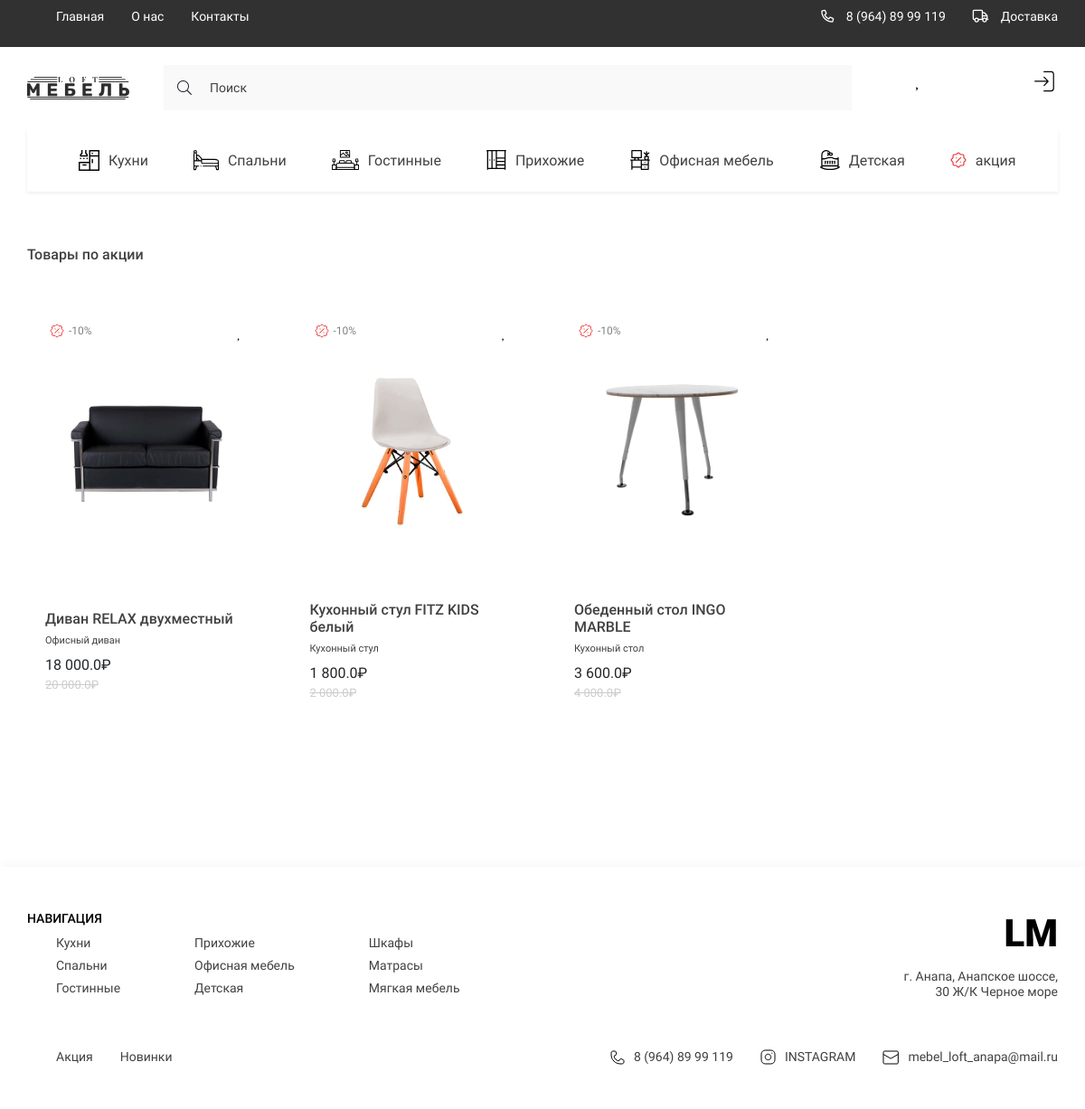
Page /sales/ on the committed database.
### loft/models.py (models this page shows, shortened)
class Category(models.Model):
    title = models.CharField(max_length=150, verbose_name='Название категории')
    icon = models.ImageField(upload_to='icons/', null=True, blank=True, verbose_name='Иконка категории')
    slug = models.SlugField(unique=True, null=True, verbose_name='Слаг категории')
    parent = models.ForeignKey('self', on_delete=models.CASCADE, null=True, blank=True,
                               related_name='subcategories',
                               verbose_name='Категория')
    def get_absolute_url(self):
        return reverse('category', kwargs={'slug': self.slug})
    def get_icon(self):
        if self.icon:
            return self.icon.url
        else:
            return '😁'
    def __str__(self):
        return self.title
    class Meta:
        verbose_name = 'Категорию'
        verbose_name_plural = 'Категории'

class Product(models.Model):
    title = models.CharField(max_length=250, verbose_name='Название товара')
    description = models.TextField(verbose_name='Описание товара')
    price = models.FloatField(verbose_name='Цена товара')
    quantity = models.IntegerField(default=0, verbose_name='Количество')
    color_name = models.CharField(max_length=100, verbose_name='Название цвета')
    color_code = models.CharField(max_length=10, verbose_name='Код цвета', default='#ffffff')
    width = models.CharField(max_length=10, verbose_name='Ширина')
    depth = models.CharField(max_length=10, verbose_name='Глубина')
    height = models.CharField(max_length=10, verbose_name='Высота')
    discount = models.IntegerField(verbose_name='Скидка', null=True, blank=True)
    category = models.ForeignKey(Category, on_delete=models.CASCADE,
                                 related_name='products', verbose_name='Категория')
    model = models.ForeignKey('ProductModel', on_delete=models.CASCADE, blank=True, null=True, verbose_name='Модель')
    slug = models.SlugField(unique=True, null=True, verbose_name='Слаг категории')
    created_at = models.DateTimeField(auto_now_add=True, null=True, blank=True, verbose_name='Дата добавления')
    updated_at = models.DateTimeField(auto_now=True, null=True, blank=True, verbose_name='Дата изменения')
    def get_absolute_url(self):
        return reverse('product', kwargs={'slug': self.slug})
    def get_first_photo(self):
        if self.images:
            return self.images.first().image.url
        else:
            return '-'
    class Meta:
        verbose_name = 'Товар'
        verbose_name_plural = 'Товары'

class ImageProduct(models.Model):
    image = models.ImageField(upload_to='images/', verbose_name='Фото товара')
    product = models.ForeignKey(Product, on_delete=models.CASCADE,
                                related_name='images', verbose_name='Товар')
    class Meta:
        verbose_name = 'Фото товара'
        verbose_name_plural = 'Фото товаров'

### loft/views.py (the view)
# urls.py: path('sales/', SalesProductListView.as_view(), name='sales'),
class SalesProductListView(ListView):
    model = Product
    context_object_name = 'products'
    template_name = 'loft/favorite.html'
    login_url = 'login'
    extra_context = {
        'title': 'Товары по акции'
    }
    def get_queryset(self):
        products = Product.objects. all()
        products = [i for i in products if i.discount]
        return products

### loft/templatetags/loft_tags.py (called while the page is built)
@register.simple_tag()
def get_categories():  # Функция для получения Категорий у которых нет родителей
    return Category.objects.filter(parent=None)

@register.simple_tag()
def get_normal_price(price):
    return f'{price:_}'.replace('_', ' ')

@register.simple_tag()
def get_discount_price(price, discount):
    procent = (price * discount) / 100
    price = price - procent
    return f'{price:_}'.replace('_', ' ')

### loft/templates/loft/favorite.html (shortened to what this page needs)
{% extends 'base.html' %}
{% block main %}
<main class="main">
            <div class="container">
                <section class="products">
                    <h2 class="products__title">{{ title }}</h2>
                    {% if products %}
                    <div class="products__content">
                                {% for product in products %}
                                    {% include 'loft/components/_card.html' %}
                                {% endfor %}
                    </div>
                    {% else %}
                    <h3 class="text-center">У вас пока нет избранных товаров</h3>
                    {% endif %}
                </section>
            </div>
        </main>
{% endblock main %}

### templates/components_base/_header_categories.html
{% load loft_tags %}
{% load static %}
<ul class="header__list _categories">
    {% get_categories as categories %}
    {% for category in categories %}
    <li>
        <a href="{{ category.get_absolute_url }}" class="header__list-links">
            <span class="header__list-img">
                <img src="{{ category.get_icon }}" alt="icons">
            </span>
            {{ category.title }}
        </a>
    </li>
    {% endfor %}
    <li>
        <a href="{% url 'sales' %}" class="header__list-links">
            <img src="{% static 'loft/assets/icons/nav_menu/Vector.svg' %}" alt="icons"> акция
        </a>
    </li>
</ul>

### loft/templates/loft/components/_card.html (shortened to what this page needs)
{% load static %}
{% load loft_tags %}
{% if request.user.is_authenticated %}
{% get_favorites request.user as favorites %}
{% endif %}
<div class="products__item">
    <a href="{% url 'add_favorite' product.slug %}" class="products__item-heart {% if product in favorites %}active{% endif %}">
    </a>
    {%  if product.discount %}
    <div class="card_discount">
        <img src="{% static 'loft/assets/icons/nav_menu/Vector.svg' %}" alt="">
        <span>-{{ product.discount }}%</span>
    </div>
    {% endif %}
    <a href="{{ product.get_absolute_url }}"> <img src="{{ product.get_first_photo }}" alt=""
                                   class="products__item-img"></a>
    <div class="products__item-text">
        <h3 class="products__item-title">{{ product.title }}</h3>
        <div class="products__item-desrc">{{ product.category }}</div>
        {% if product.discount %}
        <div class="products__item-price">{% get_discount_price product.price product.discount %}₽</div>
        <div class="products__item-price old_price_card">{% get_normal_price product.price %}₽</div>
        {% else %}
        <div class="products__item-price">{% get_normal_price product.price %}₽</div>
        {% endif %}
    </div>
</div>

### loft/static/loft/style/style.css (style rules this page uses)
:root { --containerWidth: 1140px; --primaryColor: #414141; --primaryFont: 'Roboto'; --mainColor: #245462; }
* { padding: 0; margin: 0; box-sizing: border-box; text-decoration: none !important; list-style: none !important; font-family: var(--primaryFont); }
.container { width: 100%; max-width: calc(var(--containerWidth) + 30px); margin: 0 auto; padding: 0 15px; }
.nav__content-bars, ._categories, .nav__list-links>img, .nav__bars-open, ._truck { display: none; }
.header__list { display: flex; justify-content: space-between; align-items: center; }
.header__list._categories { justify-content: flex-start; width: 100%; overflow-x: scroll; background: #FFFFFF; box-shadow: 0px 2px 4px rgba(0, 0, 0, 0.07); margin-bottom: 30px; }
.header__list-links { padding: 24px 25px; display: flex; justify-content: center; align-items: center; height: 70px; transition: background .3s linear, color .3s linear; width: max-content; font-family: 'Roboto'; font-size: 16px; line-height: 19px; color: #414141; }
.header__list-links img { margin-right: 10px; min-width: 18px; transition: filter .3s linear; }
.main { width: 100%; flex-grow: 1; padding-bottom: 150px; }
.products { width: 100%; display: flex; flex-direction: column; margin-top: 30px; }
.products__title { font-size: 16px; line-height: 19px; color: #414141; margin-bottom: 35px; }
.products__content { width: 100%; display: grid; grid-template-columns: repeat(4, minmax(137.67px, 263px)); column-gap: 30px; row-gap: 10px; }
.products__item { display: flex; justify-content: center; flex-direction: column; align-items: center; padding: 53px 20px 32px; transition: transform .3s linear; position: relative; }
.products__item-text { width: 100%; margin-top: 54px; }
.products__item-title { font-weight: 500; font-size: 16px; line-height: 19px; color: #414141; }
.products__item-desrc { font-size: 11px; line-height: 13px; color: #414141; margin: 6px 0 9px; }
.products__item-heart { position: absolute; top: 21px; right: 15px; display: flex; padding: 10px; }
.products__item-heart::before { content: '\f004'; font-family: 'heart'; color: #000; }
.products__item-img { width: 100%; }

### loft/static/loft/style/new.css (style rules this page uses)
.card_discount { display: flex; gap: 5px; position: absolute; top: 21px; left: 15px; color: grey; font-size: 12px; padding: 10px; }
.old_price_card { text-decoration-line: line-through !important; color: #CCCCCC; font-size:13px; }

### rows in the picture
Category: get_icon (picture), title "Кухни"
Category: get_icon (picture), title "Спальни"
Category: get_icon (picture), title "Гостинные"
Category: get_icon (picture), title "Прихожие"
Category: get_icon (picture), title "Офисная мебель"
Category: get_icon (picture), title "Детская"
Product: discount "10", get_first_photo (picture), title "Диван RELAX двухместный", category "Офисный диван", price+discount "18 000.0", price "20 000.0"
Product: discount "10", get_first_photo (picture), title "Кухонный стул FITZ KIDS белый", category "Кухонный стул", price+discount "1 800.0", price "2 000.0"
Product: discount "10", get_first_photo (picture), title "Обеденный стол INGO MARBLE", category "Кухонный стол", price+discount "3 600.0", price "4 000.0"

### other values in the picture
{{ title }} "Товары по акции"
